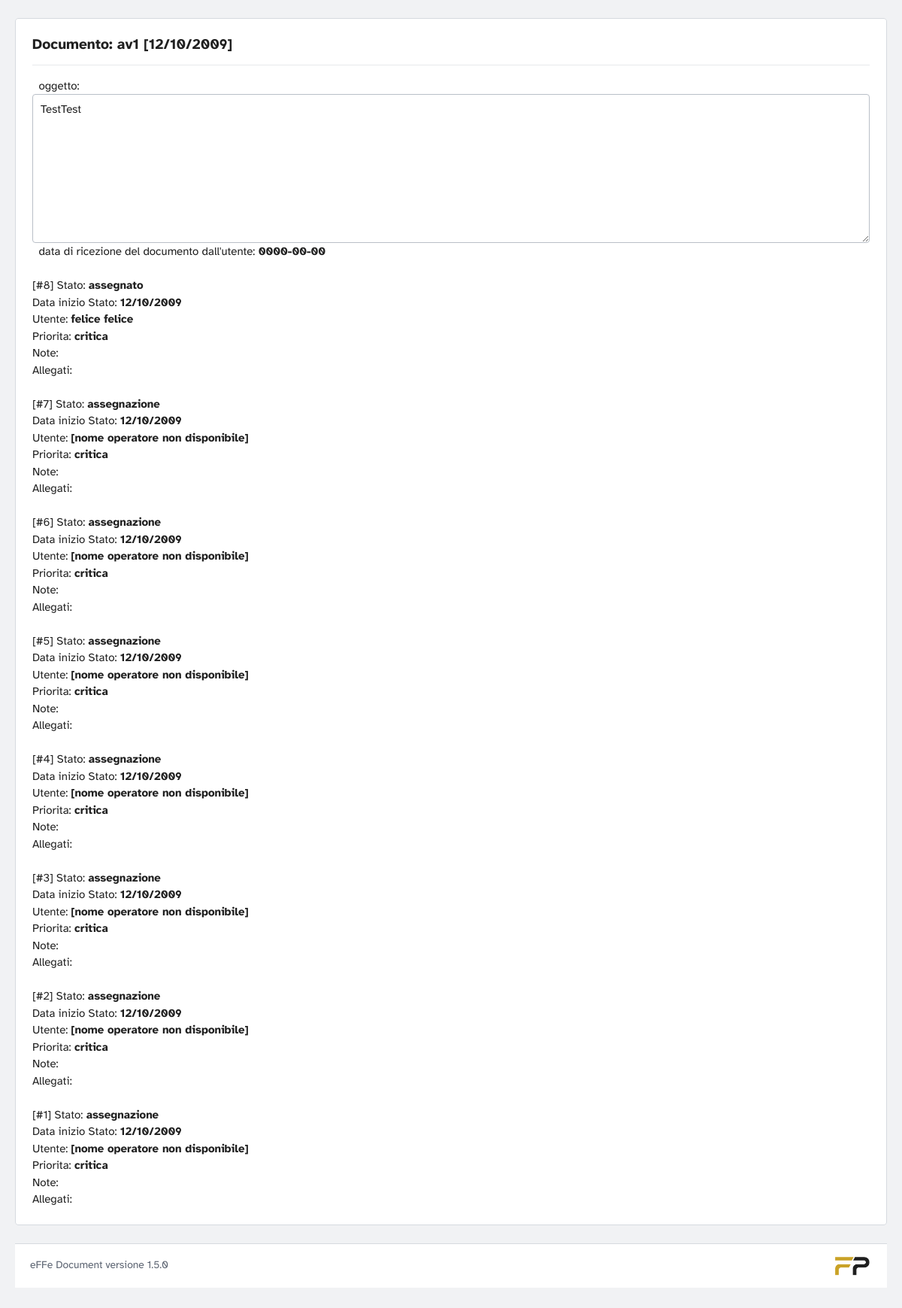
/effedocument/backoffice/service/service_vedi_document.php?id=1 (signed in), run on the app's committed database.
### tables this page shows
CREATE TABLE IF NOT EXISTS `document` (
  `id` int(11) NOT NULL AUTO_INCREMENT,
  `id_ufficio` int(11) NOT NULL,
  `id_servizio` int(11) NOT NULL DEFAULT '0',
  `id_utente` int(11) NOT NULL,
  `protocollo_tipo` int(11) NOT NULL COMMENT '0=ingresso, 1=uscita',
  `protocollo` bigint(20) NOT NULL,
  `id_modalita_ricezione` int(11) NOT NULL DEFAULT '-1',
  `protocollo_esterno` varchar(20) NOT NULL,
  `data_invio` date NOT NULL,
  `oggetto` text NOT NULL,
  `allegato` varchar(200) NOT NULL,
  `data` date NOT NULL,
  PRIMARY KEY (`id`)
);

CREATE TABLE IF NOT EXISTS `document_ass` (
  `id` int(11) NOT NULL AUTO_INCREMENT,
  `id_document` int(11) NOT NULL,
  `id_operatore` int(11) NOT NULL,
  `id_stato` int(11) NOT NULL DEFAULT '1',
  `nota` longtext NOT NULL,
  `allegato` varchar(200) NOT NULL,
  `data` date NOT NULL,
  PRIMARY KEY (`id`)
);

CREATE TABLE IF NOT EXISTS `operatori` (
  `id` int(11) NOT NULL AUTO_INCREMENT,
  `id_ruolo` int(11) NOT NULL,
  `abilitato` tinyint(1) NOT NULL DEFAULT '0',
  `nome` varchar(60) NOT NULL DEFAULT '',
  `cognome` varchar(60) NOT NULL DEFAULT '',
  `email` varchar(100) NOT NULL DEFAULT '',
  `login` varchar(20) NOT NULL,
  `password` varchar(255) NOT NULL DEFAULT '',
  `data` varchar(30) NOT NULL DEFAULT '',
  PRIMARY KEY (`id`)
);

### effedocument/common/core/core.php (called while the page is built, shortened)
<?php
function calcPriorita($data_document)
{
	list($giorno, $mese, $anno) = explode("/",visualizzaDataEuro($data_document));
	$differenza=(strtotime(date("Y/m/d"))- strtotime("$anno/$mese/$giorno"))/(86400);
	if ($differenza > $_SESSION['temporale_priorita'][2]) return 3;
}
function sqlEsc($valore){
	return mysql_real_escape_string((string)$valore);
}
function visualizzaDataEuro($data)
{
	$rsl = explode ('-',(string)$data);
	$rsl = array_reverse($rsl);
	return implode('/',$rsl);
}
class sast1com
{
	function getPrioritaNome($id_priorita)
 	{
		return $_SESSION['priorita'][$id_priorita];
	}
	function getDocument($id_document)
 	{
		return mysql_fetch_array(mysql_query("select * from document where id='".sqlEsc($id_document)."'"));
	}
	function getDocumentNumFasi($id_document)
 	{
		$array= mysql_fetch_array(mysql_query("select count(id) as totale from document_ass where id_document='".sqlEsc($id_document)."'"));
		return $array['totale'];
	}
	function getDocumentAss($id_document){
		return mysql_query("select * from document_ass where id_document='".sqlEsc($id_document)."' order by id DESC");
	}
	function getStatoNome($id)
 	{
		if ($id < count($_SESSION['stati']) && $id>=0)
			return $_SESSION['stati'][$id];
		return "[stato non disponibile]";
	}
	function getOperatore($id)
 	{
		return mysql_fetch_array(mysql_query("select * from operatori where id='".sqlEsc($id)."'"));
	}
	function getOperatoreNome($id)
 	{
		$array=$this->getOperatore($id);
		if ($array) return $array['cognome']." ".$array['nome'];
		return "[nome operatore non disponibile]";
	}
	function getProtocolloCompleto($id)
	{
		$tk= $this->getDocument($id);
		if ($tk)
		{
			$result_document = mysql_query ("select * from document where id='".sqlEsc($id)."'");
			$array_document=mysql_fetch_array($result_document);
			return $_SESSION['ENTE_SIGLA'].$array_document['protocollo'];
		}
		return "";
	}
}
?>

### effedocument/backoffice/service/service_vedi_document.php (the view, shortened to what this page needs)
<?php ob_start();  ?><!DOCTYPE HTML PUBLIC "-//W3C//DTD HTML 4.01 Transitional//EN" "http://www.w3.org/TR/html4/loose.dtd">
<?php
include("../../common/core/core.php");
	$id=$_GET['id'];
?>
<html>
<head>
<link href="../../common/css/effecss.css?v=1.5.0-5759dd" rel="stylesheet">
</head>
 <body>
<div id="page">
  <div align="center">
           <div class="row">
					<?php
						if(strlen($id)>0) $array = $objCore->getDocument($id);
						$result_ass = $objCore->getDocumentAss($id);
						echo "<b><fieldset><legend><img src=\"../../common/images/icon/doc_identita.gif\"> Documento: ".$objCore->getProtocolloCompleto($array['id'])." [".visualizzaDataEuro($array['data'])."]</legend></b><br>";
						echo "&nbsp;&nbsp;oggetto:&nbsp;<textarea name=\"textarea\" id=\"textarea\" cols=\"45\" rows=\"8\" enabled>".$array['oggetto']."</textarea><br>";
						echo "&nbsp;&nbsp;data di ricezione del documento dall'utente:&nbsp;<b><font color=#CCCC33>".$array['data_invio']."</b></font><br>";
						$index=$objCore->getDocumentNumFasi($id);
						while($array_ass=mysql_fetch_array($result_ass)){
							echo "<br>";
							echo "[#".$index."] Stato:&nbsp;<b><font color=#CCCC33>".$objCore->getStatoNome($array_ass['id_stato'])."</b></font><br>";
							echo "Data inizio Stato:&nbsp;<b><font color=#CCCC33>".visualizzaDataEuro($array_ass['data'])."</b></font><br>";
							echo "Utente:&nbsp;<b><font color=#CCCC33>".$objCore->getOperatoreNome($array_ass['id_operatore'])."</b></font><br>";
							echo "Priorita:&nbsp;<b><font color=#CCCC33>".$objCore->getPrioritaNome(calcPriorita($array['data']))."</b></font><br>";
							echo "Note:&nbsp;<b><font color=#CCCC33>".$array_ass['nota']."</b></font><br>";
							echo "Allegati:&nbsp;<a href=\"../".getDocumentiUploadDir().$array_ass['allegato']."\"><b><font color=#00ccff>".$array_ass['allegato']."</b></font></a><br>";
							$risposta=$objCore->checkDocumentoRisposta($array_ass['id']);
							if ($risposta!=-1)
								echo "<a href=service_vedi_risposta.php?iddocument=".$id."&idrisposta=".$risposta['id'].">visualizza risposta</a><br>";			$index--;
					}
					?>
                </div>
<?php include("../_include/bofooter.php"); ?>
</body>
</html>

### effedocument/common/css/effecss.css (style rules this page uses)
:root { --ink: #202020; --ink-2: #3a3d42; --paper: #ffffff; --canvas: #f1f2f4; --line: #d6dadf; --line-soft: #e7e9ec; --muted: #5b6371; --gold: #c9a22a; --gold-ink: #7d610e; --gold-tint: #faf4e1; --crit: #b3261e; --crit-tint: #fcebea; --high: #9a5507; --high-tint: #fdf1e2; --low: #1f7a4d; --low-tint: #e7f4ec; --closed: #6b7280; --closed-tint: #eceef1; --radius: 4px; --font: "Atkinson Hyperlegible", "Segoe UI", Roboto, "Helvetica Neue", Arial, sans-serif; --slant: polygon(28% 0, 100% 0, 72% 100%, 0 100%); }
*, *::before, *::after { box-sizing: border-box; }
html { -webkit-text-size-adjust: 100%; }
body { margin: 0; background: var(--canvas); color: var(--ink); font-family: var(--font); font-size: 15px; line-height: 1.5; text-align: left; }
b, strong { font-weight: 700; }
font[color] { color: inherit; }
#page, #wrapper, #secWrapper, #container { width: auto; background: none; padding: 0; margin: 0; }
#page { min-height: 100vh; display: flex; flex-direction: column; }
.row { margin: 0; width: auto; position: static; background: none; font-size: inherit; line-height: inherit; }
#page > div[align="center"], .contenuto { width: 100%; max-width: 1240px; margin: 0 auto; padding: 24px 20px 40px; text-align: left; flex: 1; }
div[align="center"] { text-align: inherit; }
fieldset { background: var(--paper); border: 1px solid var(--line); border-radius: var(--radius); padding: 20px 22px 22px; margin: 0 0 24px; min-width: 0; }
legend { float: left; width: 100%; padding: 0 0 12px; margin: 0 0 16px; border-bottom: 1px solid var(--line-soft); font-size: 1.2rem; font-weight: 700; color: var(--ink); }
input[type="text"], input[type="password"], input[type="email"], input[type="search"], input:not([type]), input[type="file"], select, textarea { font: inherit; color: var(--ink); background: var(--paper); border: 1px solid #b9bfc7; border-radius: var(--radius); padding: 8px 10px; max-width: 100%; }
textarea { min-height: 120px; width: 100%; }
body { display: flex; flex-direction: column; min-height: 100vh; }

### data on the page
document: $objCore->getProtocolloCompleto($array['id']) "av1", data "12/10/2009", textarea "TestTest", data_invio "0000-00-00"
document_ass: id_stato "assegnato", data "12/10/2009", id_operatore.nome "felice felice", id_document.data "critica"
document_ass: id_stato "assegnazione", data "12/10/2009", OperatoreNome "[nome operatore non disponibile]", id_document.data "critica"
document_ass: id_stato "assegnazione", data "12/10/2009", OperatoreNome "[nome operatore non disponibile]", id_document.data "critica"
document_ass: id_stato "assegnazione", data "12/10/2009", OperatoreNome "[nome operatore non disponibile]", id_document.data "critica"
document_ass: id_stato "assegnazione", data "12/10/2009", OperatoreNome "[nome operatore non disponibile]", id_document.data "critica"
document_ass: id_stato "assegnazione", data "12/10/2009", OperatoreNome "[nome operatore non disponibile]", id_document.data "critica"
document_ass: id_stato "assegnazione", data "12/10/2009", OperatoreNome "[nome operatore non disponibile]", id_document.data "critica"
document_ass: id_stato "assegnazione", data "12/10/2009", OperatoreNome "[nome operatore non disponibile]", id_document.data "critica"
